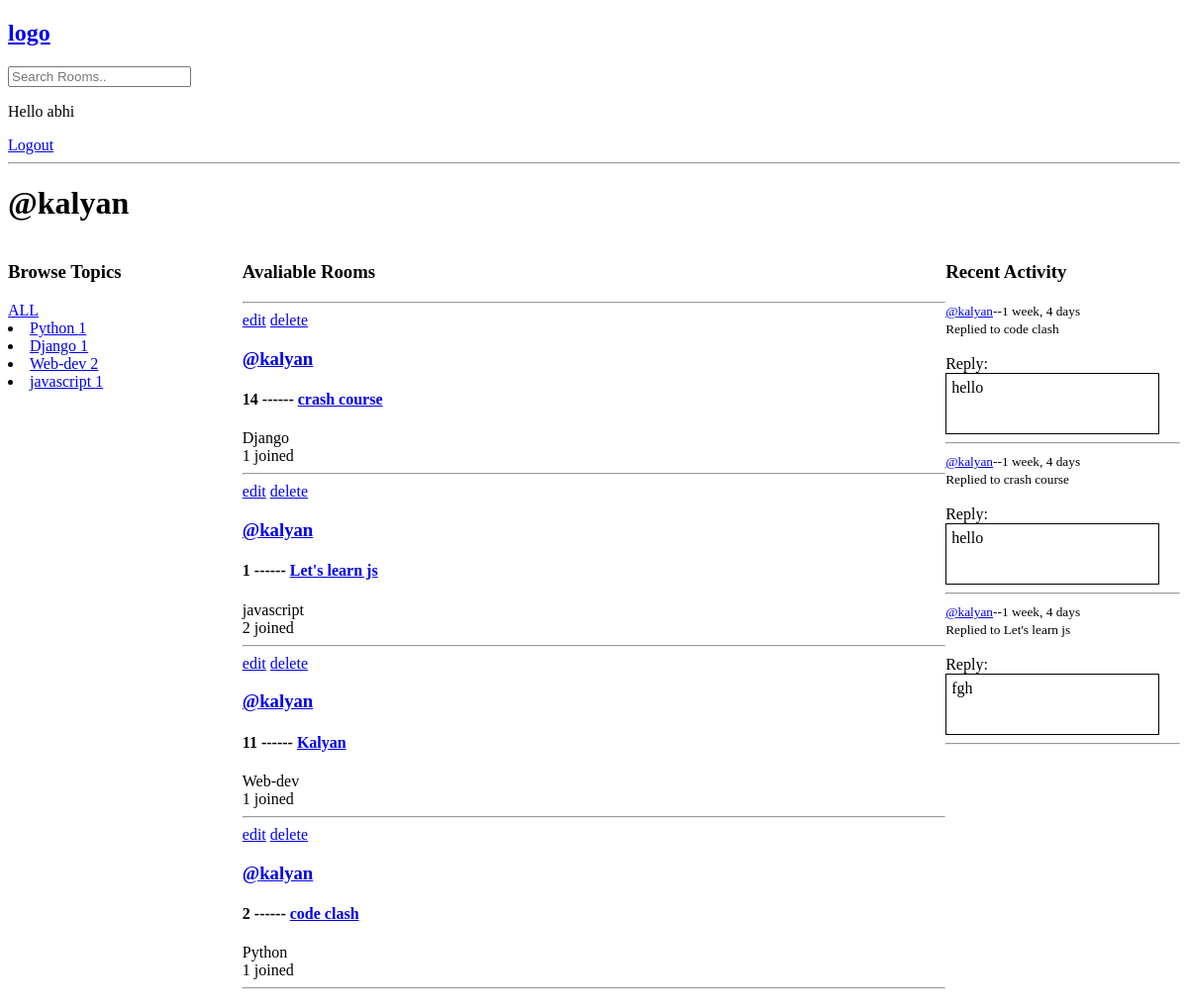
The page /user-profile/1 (signed in) on the database its author committed.
### demo_app/models.py (models this page shows, shortened)
class Topic(models.Model):
    name = models.CharField(max_length=200)

class Room(models.Model):
    host = models.ForeignKey(User, on_delete=models.SET_NULL, null=True)
    topic = models.ForeignKey(Topic, on_delete=models.SET_NULL, null=True)
    name = models.CharField(max_length=200)
    desc = models.TextField(null=True, blank=True)
    participants = models.ManyToManyField(User, related_name='participant')
    updated = models.DateTimeField(auto_now = True)
    created = models.DateTimeField(auto_now_add = True)
    class Meta:
        ordering = ['-updated','-created']
    def __str__(self):
        return self.name

class Message(models.Model):
    user = models.ForeignKey(User, on_delete=models.CASCADE)
    room = models.ForeignKey(Room, on_delete=models.CASCADE)
    body = models.TextField()
    updated = models.DateTimeField(auto_now = True)
    created = models.DateTimeField(auto_now_add = True)
    class Meta:
        ordering = ['-updated','-created']
    def __str__(self):
        return self.body[0:50
        ]

### demo_app/views.py (the view)
# urls.py: path('user-profile/<str:pk>',views.userprofile,name="user-profile"),
def userprofile(request,pk):
    q = request.GET.get('q') if request.GET.get('q')!= None else ''
    user = User.objects.get(id=pk)
    rooms = user.room_set.all()
    topics = Topic.objects.all()
    room_messages =user.message_set.filter(room__topic__name__icontains=q)
    return render(request,'demo_app/profile.html',{'user':user,'rooms':rooms,'topics':topics,'room_messages':room_messages})

### demo_app/templates/demo_app/profile.html (shortened to what this page needs)
{%extends 'demo_app/main.html' %}
{% block content %}
<h1>@{{user.username}}</h1>
<div class="profile-container">
<div>
{%include 'demo_app/topics_component.html'%}
</div>
<div>
{%include 'demo_app/feed_component.html'%}
</div>
<div>
    {%include 'demo_app/activity_component.html'%}
</div>
</div>
{%endblock%}

### demo_app/templates/demo_app/navbar.html
<a href="/"><h2>logo</h2></a>
<form action="">
    <input type="text" name="q" placeholder="Search Rooms..">
    {% if request.user.is_authenticated%}
    <p>Hello {{request.user}}</p>
    <a href="/logout">Logout</a>
    {%else%}
    <a href="/login">Login</a>
    {%endif%}
</form>
<hr>

### demo_app/templates/demo_app/topics_component.html
<h3>Browse Topics</h3>
            <div><a href="{% url 'home' %}">ALL</a></div>
            {% for topic in topics %}
            <li><a href="{% url 'home' %}?q={{topic.name}}">{{topic.name}} <span>{{topic.room_set.all.count}}</span></a></li>
            {% endfor %}

### demo_app/templates/demo_app/feed_component.html
    <h3>Avaliable Rooms</h3>
    <hr>
    {%for room in rooms%}
    <a href="/update-room/{{room.id}}">edit</a>
    <a href="/delete-room/{{room.id}}">delete</a>
    <h3><a href="user-profile/{{room.host.id}}">@{{room.host.username}}</a></h3>
    <h4>{{room.id}} ------ <a href="/rooms/{{room.id}}">{{room.name}}</a></h4>
    <span>{{room.topic.name}}</span><br>
    <span>{{room.participants.all.count}} joined</span>
    <hr>
    {%endfor%}

### demo_app/templates/demo_app/activity_component.html (shortened to what this page needs)
<h3>Recent Activity</h3>
            {% for message in room_messages %}
            <small><a href="/user-profile/{{message.user.id}}">@{{message.user}}</a>--{{message.created|timesince}}</small><br>
            <small>Replied to {{message.room}}</small><br><br>
            <label >Reply: </label>
            <div class="res-msg-box">{{message}}</div>
            <hr>
            {% endfor %}

### demo_app/templates/demo_app/main.html (style rules this page uses)
.res-msg-box { border: 1.5px solid black; padding: 5px 5px; width: 17vw; height: 50px; }

### demo_app/templates/demo_app/profile.html (style rules this page uses)
.profile-container { display: grid; grid-template-columns: 1fr 3fr 1fr; }

### rows shown on the page
Topic: name "Python", room_set.all.count "1"
Topic: name "Django", room_set.all.count "1"
Topic: name "Web-dev", room_set.all.count "2"
Topic: name "javascript", room_set.all.count "1"
Room: host.username "kalyan", id "14", name "crash course", topic.name "Django", participants.all.count "1"
Room: host.username "kalyan", id "1", name "Let's learn js", topic.name "javascript", participants.all.count "2"
Room: host.username "kalyan", id "11", name "Kalyan", topic.name "Web-dev", participants.all.count "1"
Room: host.username "kalyan", id "2", name "code clash", topic.name "Python", participants.all.count "1"
Message: user "kalyan", created "1 week, 4 days", room "code clash", body "hello"
Message: user "kalyan", created "1 week, 4 days", room "crash course", body "hello"
Message: user "kalyan", created "1 week, 4 days", room "Let's learn js", body "fgh"

### other values the page prints
{{ request.user }} "abhi"
{{ user.username }} "kalyan"
